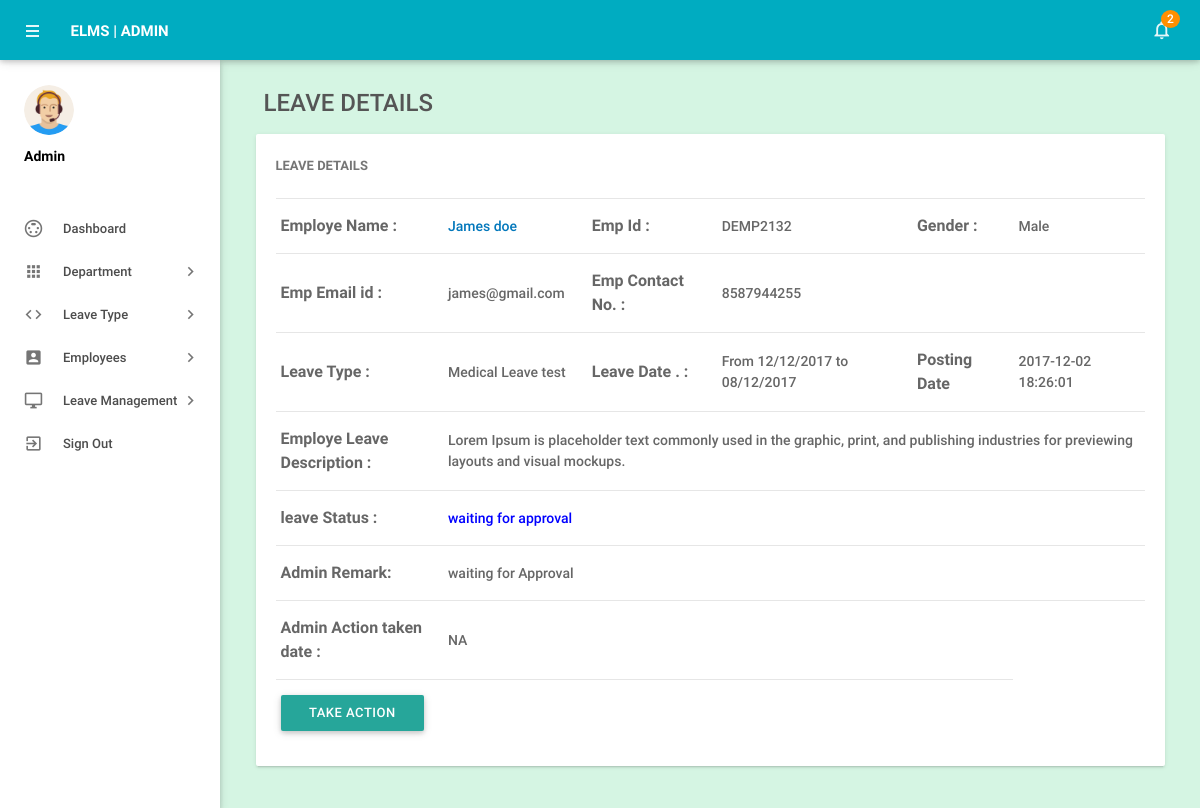
The page /admin/leave-details.php?leaveid=9 (signed in) on the database its author committed.
### tables this page shows
CREATE TABLE `tblleaves` (
  `id` int(11) NOT NULL,
  `LeaveType` varchar(110) NOT NULL,
  `ToDate` varchar(120) NOT NULL,
  `FromDate` varchar(120) NOT NULL,
  `Description` mediumtext NOT NULL,
  `PostingDate` timestamp NOT NULL DEFAULT CURRENT_TIMESTAMP,
  `AdminRemark` mediumtext,
  `AdminRemarkDate` varchar(120) DEFAULT NULL,
  `Status` int(1) NOT NULL,
  `IsRead` int(1) NOT NULL,
  `empid` int(11) DEFAULT NULL
);

CREATE TABLE `tblemployees` (
  `id` int(11) NOT NULL,
  `EmpId` varchar(100) NOT NULL,
  `FirstName` varchar(150) NOT NULL,
  `LastName` varchar(150) NOT NULL,
  `EmailId` varchar(200) NOT NULL,
  `Password` varchar(180) NOT NULL,
  `Gender` varchar(100) NOT NULL,
  `Dob` varchar(100) NOT NULL,
  `Department` varchar(255) NOT NULL,
  `Address` varchar(255) NOT NULL,
  `City` varchar(200) NOT NULL,
  `Country` varchar(150) NOT NULL,
  `Phonenumber` char(11) NOT NULL,
  `Status` int(1) NOT NULL,
  `RegDate` timestamp NOT NULL DEFAULT CURRENT_TIMESTAMP
);

### admin/leave-details.php (the view, shortened to what this page needs)
<?php
include('includes/config.php');
if(strlen($_SESSION['alogin'])==0)
    {
header('location:index.php');
}
else{
 ?>
<!DOCTYPE html>
<html lang="en">
    <head>
        <link type="text/css" rel="stylesheet" href="../assets/plugins/materialize/css/materialize.min.css"/>
        <link href="../assets/plugins/material-preloader/css/materialPreloader.min.css" rel="stylesheet">
        <link href="../assets/plugins/datatables/css/jquery.dataTables.min.css" rel="stylesheet">
                <link href="../assets/plugins/google-code-prettify/prettify.css" rel="stylesheet" type="text/css"/>
        <link href="../assets/css/alpha.min.css" rel="stylesheet" type="text/css"/>
        <link href="../assets/css/custom.css" rel="stylesheet" type="text/css"/>
    </head>
    <body>
       <?php include('includes/header.php');?>
       <?php include('includes/sidebar.php');?>
            <main class="mn-inner">
                <div class="row">
                    <div class="col s12">
                        <div class="page-title" style="font-size:24px;">Leave Details</div>
                    </div>
                    <div class="col s12 m12 l12">
                        <div class="card">
                            <div class="card-content">
                                <span class="card-title">Leave Details</span>
                                <table id="example" class="display responsive-table ">
                                    <tbody>
<?php
$lid=intval($_GET['leaveid']);
$sql = "SELECT tblleaves.id as lid,tblemployees.FirstName,tblemployees.LastName,tblemployees.EmpId,tblemployees.id,tblemployees.Gender,tblemployees.Phonenumber,tblemployees.EmailId,tblleaves.LeaveType,tblleaves.ToDate,tblleaves.FromDate,tblleaves.Description,tblleaves.PostingDate,tblleaves.Status,tblleaves.AdminRemark,tblleaves.AdminRemarkDate from tblleaves join tblemployees on tblleaves.empid=tblemployees.id where tblleaves.id=:lid";
$query = $dbh -> prepare($sql);
$query->bindParam(':lid',$lid,PDO::PARAM_STR);
$query->execute();
$results=$query->fetchAll(PDO::FETCH_OBJ);
$cnt=1;
if($query->rowCount() > 0)
{
foreach($results as $result)
{
      ?>
                                        <tr>
                                            <td style="font-size:16px;"> <b>Employe Name :</b></td>
                                              <td><a href="editemployee.php?empid=<?php echo htmlentities($result->id);?>" target="_blank">
                                                <?php echo htmlentities($result->FirstName." ".$result->LastName);?></a></td>
                                              <td style="font-size:16px;"><b>Emp Id :</b></td>
                                              <td><?php echo htmlentities($result->EmpId);?></td>
                                              <td style="font-size:16px;"><b>Gender :</b></td>
                                              <td><?php echo htmlentities($result->Gender);?></td>
                                          </tr>
                                          <tr>
                                             <td style="font-size:16px;"><b>Emp Email id :</b></td>
                                            <td><?php echo htmlentities($result->EmailId);?></td>
                                             <td style="font-size:16px;"><b>Emp Contact No. :</b></td>
                                            <td><?php echo htmlentities($result->Phonenumber);?></td>
                                            <td>&nbsp;</td>
                                             <td>&nbsp;</td>
                                        </tr>
  <tr>
                                             <td style="font-size:16px;"><b>Leave Type :</b></td>
                                            <td><?php echo htmlentities($result->LeaveType);?></td>
                                             <td style="font-size:16px;"><b>Leave Date . :</b></td>
                                            <td>From <?php echo htmlentities($result->FromDate);?> to <?php echo htmlentities($result->ToDate);?></td>
                                            <td style="font-size:16px;"><b>Posting Date</b></td>
                                           <td><?php echo htmlentities($result->PostingDate);?></td>
                                        </tr>
<tr>
                                             <td style="font-size:16px;"><b>Employe Leave Description : </b></td>
                                            <td colspan="5"><?php echo htmlentities($result->Description);?></td>
                                        </tr>
<tr>
<td style="font-size:16px;"><b>leave Status :</b></td>
<td colspan="5"><?php $stats=$result->Status;
if($stats==1){
?>
<span style="color: green">Approved</span>
 <?php } if($stats==2)  { ?>
<span style="color: red">Not Approved</span>
<?php } if($stats==0)  { ?>
 <span style="color: blue">waiting for approval</span>
 <?php } ?>
</td>
</tr>
<tr>
<td style="font-size:16px;"><b>Admin Remark: </b></td>
<td colspan="5"><?php
if($result->AdminRemark==""){
  echo "waiting for Approval";
}
else{
echo htmlentities($result->AdminRemark);
}
?></td>
 </tr>
 <tr>
<td style="font-size:16px;"><b>Admin Action taken date : </b></td>
<td colspan="5"><?php
if($result->AdminRemarkDate==""){
  echo "NA";
}
else{
echo htmlentities($result->AdminRemarkDate);
}
?></td>
 </tr>
<?php
if($stats==0)
{
?>
<tr>
 <td colspan="5">
  <a class="modal-trigger waves-effect waves-light btn" href="#modal1">Take&nbsp;Action</a>
 </td>
</tr>
<?php } ?>
                                         <?php $cnt++;} }?>
                                    </tbody>
                                </table>
                            </div>
                        </div>
                    </div>
                </div>
            </main>
        </div>
        <div class="left-sidebar-hover"></div>
    </body>
</html>
<?php } ?>

### rows shown on the page
tblleaves: tblemployees.FirstName+LastName "James doe", tblemployees.EmpId "DEMP2132", tblemployees.Gender "Male", tblemployees.EmailId "james@gmail.com", tblemployees.Phonenumber "8587944255", LeaveType "Medical Leave test", FromDate "12/12/2017", ToDate "08/12/2017", PostingDate "2017-12-02 18:26:01", Description "Lorem Ipsum is placeholder text commonly used in the graphic, print, and publishing industries for previewing layouts and visual mockups.", Status "waiting for approval", shows "waiting for Approval", shows "NA"

### other values the page prints
$unreadcount "2"
